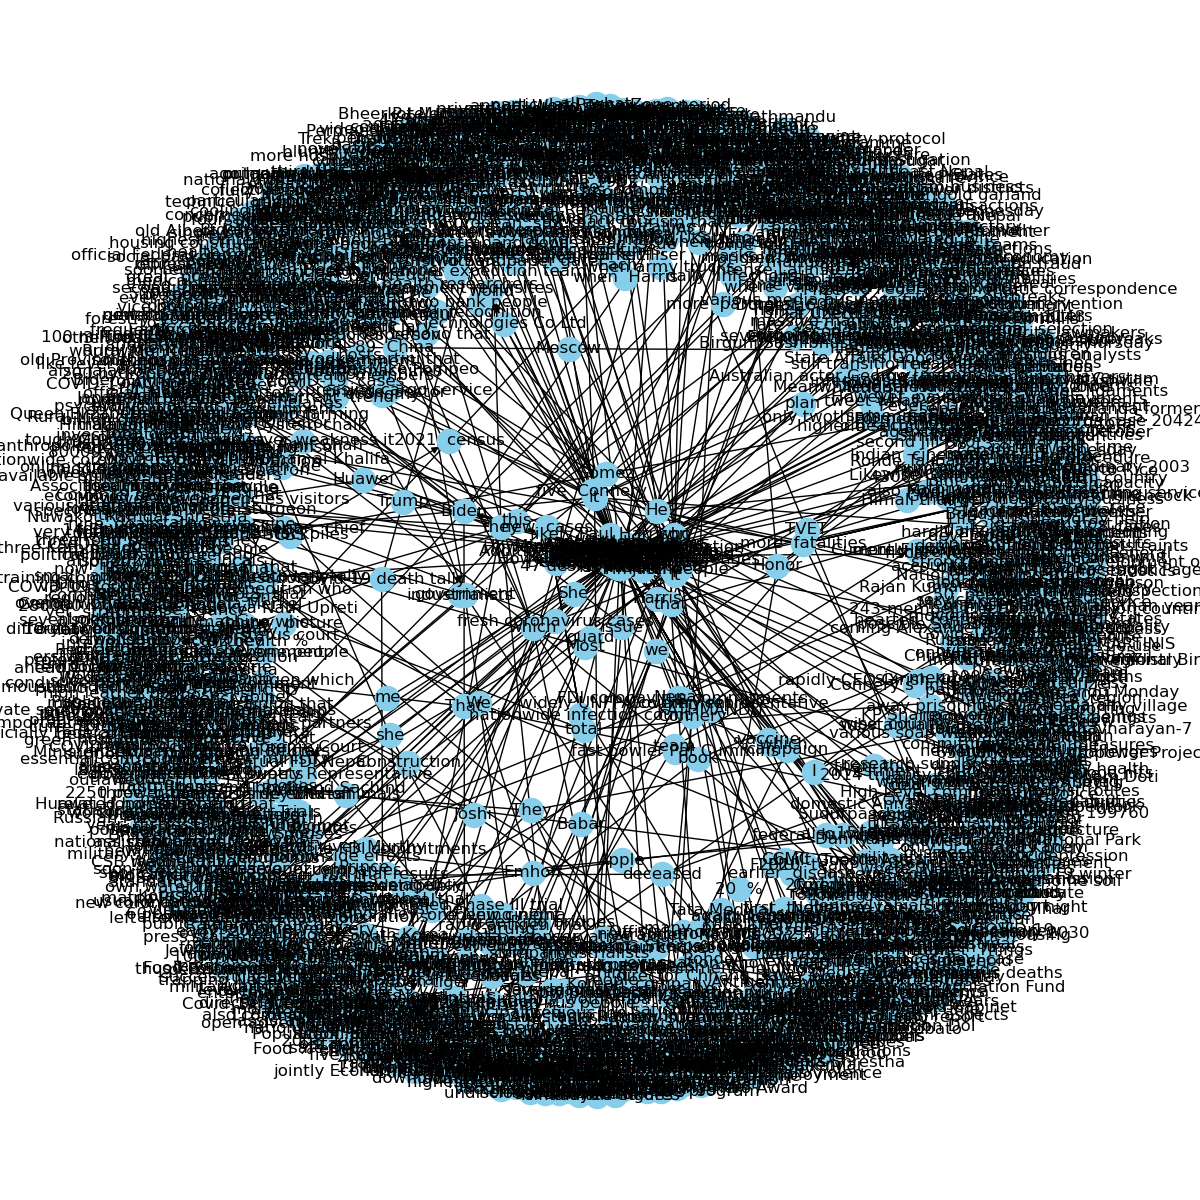

Python code for this plot:
from typing import Match
import pandas as pd

import spacy
from spacy import displacy
from spacy.matcher import Matcher
from spacy.tokens import Span

import networkx as nx
import matplotlib.pyplot as plt
from tqdm import tqdm

nlp = spacy.load("en_core_web_sm")
nlp.add_pipe(nlp.create_pipe("sentencizer"))

dataset = pd.read_csv("scraped_articles.csv",
                      sep="[ \t]*,[ \t]*", engine="python")

print("Dataset loaded.")


def clean_text(text):
    text = " ".join(text.split())
    text = text.replace("“", "")
    text = text.replace("”", "")
    return text


def get_sentences(text):
    document = nlp(text)
    return [sent.string.strip() for sent in document.sents]


def get_entities(sent):
    ent1 = ""
    ent2 = ""

    prev_tok_dep = ""
    prev_tok_text = ""

    prefix = ""
    modifier = ""

    for tok in nlp(sent):
        # If token is a punctuation mark, move on to next token
        if tok.dep_ != "punct":
            # Check if token is a compound word
            if tok.dep_ == "compound":
                prefix = tok.text
                # If prev word was also 'compound', add current word to it
                if prev_tok_dep == "compound":
                    prefix = prev_tok_text + " " + tok.text

            # Check if token is modifier
            if tok.dep_.endswith("mod") == True:
                modifier = tok.text
                # If prev word was also 'compound', add current word to it
                if prev_tok_dep == "compound":
                    modifier = prev_tok_text + " " + tok.text

            if tok.dep_.find("subj") == True:
                ent1 = modifier + " " + prefix + " " + tok.text
                prefix = ""
                modifier = ""
                prev_tok_dep = ""
                prev_tok_text = ""

            if tok.dep_.find("obj") == True:
                ent2 = modifier + " " + prefix + " " + tok.text

            # Update variables
            prev_tok_dep = tok.dep_
            prev_tok_text = tok.text

    return [ent1.strip(), ent2.strip()]


def get_relations(sent):
    doc = nlp(sent)

    # Matcher class object
    matcher = Matcher(nlp.vocab)

    # Pattern define
    pattern = [{"DEP": "ROOT"},
               {"DEP": "prep", "OP": "?"},
               {"DEP": "agent", "OP": "?"},
               {"POS": "ADJ", "OP": "?"}]

    matcher.add("matching_1", None, pattern)
    matches = matcher(doc)
    k = len(matches) - 1

    span = doc[matches[k][1]:matches[k][2]]

    return (span.text)


print("Total number of articles: {}\n".format(dataset.shape[0]))

sentence_list = []
print("Extracting individual sentences from every articles...")
for data in tqdm(dataset["post"]):
    sentences = get_sentences(clean_text(data))
    for sentence in sentences:
        sentence_list.append(sentence)

print("Total number of sentences: {}\n".format(len(sentence_list)))

entity_pairs = []

print("Extracting subject-object entity pairs from sentences...")
for s in tqdm(sentence_list):
    entity_pairs.append(get_entities(s))

relations = []
print("\nExtracting relations from sentences...")
for s in tqdm(sentence_list):
    relations.append(get_relations(s))


# Extract subject
source = [i[0] for i in entity_pairs]

# Extract object
target = [i[1] for i in entity_pairs]

kg_df = pd.DataFrame({"source": source, "target": target, "edge": relations})


# Directed-graph from dataframe
G = nx.from_pandas_edgelist(kg_df, "source", "target",
                            edge_attr=True, create_using=nx.MultiDiGraph())

print("Directed Graph generated.\n")

print("Generating graph image...")
plt.figure(figsize=(12, 12))

pos = nx.spring_layout(G)
nx.draw(G, with_labels=True, node_color="skyblue",
        edge_cmap=plt.cm.Blues, pos=pos)
plt.savefig("knowledge_graph_full.png")
# plt.show()


# Directed-graph for single realtion
# For testing
G_single = nx.from_pandas_edgelist(kg_df[kg_df["edge"] == "said"], "source", "target",
                                   edge_attr=True, create_using=nx.MultiDiGraph())
plt.figure(figsize=(12, 12))
pos = nx.spring_layout(G_single, k=0.5)
nx.draw(G_single, with_labels=True, node_color="skyblue",
        node_size=1500, edge_cmap=plt.cm.Blues, pos=pos)
plt.savefig("kg_single.png")
# plt.show()
